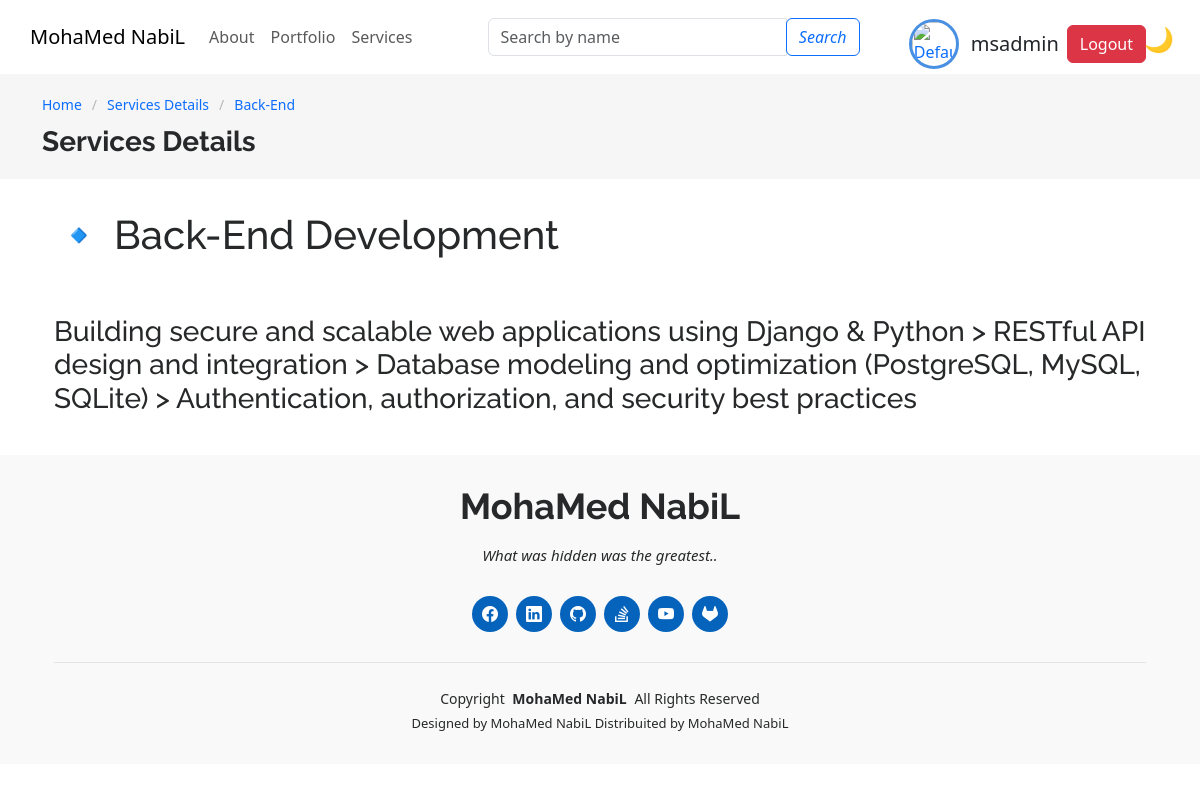
The app's page /ar/services/Back-End/ (signed in) with its own data.
### hero/models.py (models this page shows, shortened)
class Hero(models.Model):
    title = models.CharField(max_length=255, blank=True, null=True)
    title_ar = models.CharField(max_length=255, blank=True, null=True)
    content = models.TextField(max_length=255, blank=True, null=True)
    content_ar = models.TextField(max_length=255, blank=True, null=True)
    image_hero = models.ImageField(upload_to='media/hero/', blank=True, null=True)
    created_at = models.DateTimeField(auto_now_add=True)
    updated_at = models.DateTimeField(auto_now=True)
    site_name = models.CharField(max_length=100, default="MySite")
    site_name_ar = models.CharField(max_length=100, default="موقعي")
    class Meta:
        verbose_name = 'Hero'
        verbose_name_plural = 'Heroes'

### services/models.py (models this page shows, shortened)
class Services_list(models.Model):
    services_icon = models.CharField(max_length=100)
    services_title = models.CharField(max_length=100)
    services_description = models.TextField()
    slug = models.SlugField(unique=True, blank=True, null=True)
    created_at = models.DateTimeField(auto_now_add=True)
    updated_at = models.DateTimeField(auto_now=True)

### contact/models.py (models this page shows, shortened)
class social_media_icons(models.Model):
    icon_name = models.CharField(max_length=255, blank=True, null=True)
    link = models.URLField(max_length=255, blank=True, null=True)
    created_at = models.DateTimeField(auto_now_add=True)
    updated_at = models.DateTimeField(auto_now=True)
    class Meta:
        verbose_name = ("social media icons")
        verbose_name_plural = ("social media icons")

### services/views.py (the view)
# urls.py: path('<slug:slug>/', views.services_details, name='services_details'),
def services_details(request, slug):
    my_social_media_icons = social_media_icons.objects.all()
    heroes = Hero.objects.all()
    profile = Profile.objects.all()
    if request.user.is_authenticated:
        try:
            profile = Profile.objects.get(user=request.user)
        except Profile.DoesNotExist:
            profile = None
    my_Services_list = Services_list.objects.all()
    my_Services_main = Services_main.objects.all()
    services_details = get_object_or_404(Services_list, slug=slug)
    return render(request, 'services/services_details.html', {
        'services_details': services_details, 'heroes': heroes, 'profile': profile, 'my_Services_list': my_Services_list, 'my_Services_main': my_Services_main,
        'my_social_media_icons': my_social_media_icons
        })

### services/templates/services/services_details.html (shortened to what this page needs)
{% load static %}
{% load i18n %}
{% block content %}
<head>
    <link rel="stylesheet" href="{% static 'css/style.css' %}">
    <link href="{% static 'css/main.css' %}" rel="stylesheet">
    <link href="{% static 'assets/vendor/bootstrap/css/bootstrap.min.css' %}" rel="stylesheet">
    <link href="{% static 'assets/vendor/bootstrap-icons/bootstrap-icons.css' %}" rel="stylesheet">
    <link href="{% static 'assets/vendor/aos/aos.css' %}" rel="stylesheet">
    <link href="{% static 'assets/vendor/glightbox/css/glightbox.min.css' %}" rel="stylesheet">
    <link href="{% static 'assets/vendor/swiper/swiper-bundle.min.css' %}" rel="stylesheet">
</head>
{% include "parts/navbar.html" %}
{% include "services/header.html" %}
<section class="container navbar">
    {% if services_details.services_title %}
    <div class="row">
        <div class="col">
            <div class="p-4">
            <h1>{{ services_details.services_title }} </h1>
            </div>
        </div>
    </div>
    <div class="row">
        <div class="col">
            <div class="p-4">
                <h3>{{ services_details.services_description }} </h3>
            </div>
        </div>
    </div>
    {% endif %}
</section>
{% include "parts/footer.html" %}
{% endblock %}

### templates/parts/navbar.html (shortened to what this page needs)
{% load static %}
<head>
    <link rel="stylesheet" href
    "{% static "css/navbar.css" %}">
    <link href="{% static 'assets/vendor/bootstrap/css/bootstrap.min.css' %}" rel="stylesheet"/>
    <link href="{% static 'assets/vendor/bootstrap-icons/bootstrap-icons.css' %}" rel="stylesheet"/>
    <link href="{% static 'assets/vendor/aos/aos.css' %}" rel="stylesheet"/>
    <link href="{% static 'assets/vendor/glightbox/css/glightbox.min.css' %}" rel="stylesheet"/>
    <link href="{% static 'assets/vendor/swiper/swiper-bundle.min.css' %}" rel="stylesheet"/>
</head>
<body>
<nav class="container navbar navbar-expand-lg ">
    <div class="row w-100 ">
        <div class="collapse navbar-collapse" id="navbarSupportedContent">
                {% if heroes %}
                    {% for hero in heroes %}
                        <a class="navbar-brand" href="{% url 'index' %}">{{ hero.site_name }}</a>
                    {% endfor %}
                {% else %}
                    <a class="navbar-brand" href="{% url 'index' %}">My Website</a>
                {% endif %}
            <ul class="navbar-nav col">
                <li class="nav-item">
                    <a class="nav-link" href="{% url 'about_details' %}">About</a>
                </li>
                <li class="nav-item">
                    <a class="nav-link" href="{% url 'home_portfolio' %}">Portfolio</a>
                </li>
                <li class="nav-item">
                    <a class="nav-link" href="{% url 'Services_list_view' %}">Services</a>
                </li>
            </ul>
                        <form method="get" action="" class="form-inline col-4 d-flex justify-content-center my-2 my-lg-0">
                            <div class="input-group">
                                <input type="text" name="search" class="form-control"
                                       placeholder="Search by name" value="{{ request.GET.search }}">
                                <div class="input-group-append">
                                    <button class="btn btn-outline-primary" type="submit">
                                        <i class="fa fa-search">Search</i>
                                    </button>
                                </div>
                            </div>
                        </form>
            <div class="col h-75 d-flex flex-wrap d-flex justify-content-end">
                <div class="row">
            {% if user.is_authenticated %}
                <div class="col-sm align-items-center d-flex justify-content-between">
                    <div class="col-sm{% if not profile.profile_picture %} align-center p-1{% endif %}">
                        <a href="{% url 'accounts:profile' %}">
                            {% if profile.profile_picture %}
                                <img src="{{ profile.profile_picture.url }}" alt="Profile Image" class="profile-imgs">
                            {% else %}
                                <img src="{% static 'default_profile.jpg' %}" alt="Default Profile Image" class="profile-imgs">
                            {% endif %}
                        </a>
                    </div>
                    <div class="col-sm px-2 fs-2 align-items-center">
                        <p class="m-0 fs-5">{{ user.username }}</p>
                    </div>
                    <div class="col-sm align-items-center m-0">
                        <form class="m-0" method="post" action="{% url 'logout' %}">
                            <button type="submit" class="btn btn-danger">Logout</button>
                        </form>
                    </div>
                </div>
            {% endif %}
                    </div>
                </div>
            </div>
        </div>
</nav>
<button id="darkModeToggle"class="dark-mode-btn">
🌙
</button>
</body>

### services/templates/services/header.html (shortened to what this page needs)
{% load static %}
{% load i18n %}
{% block content %}
<head>
    <link rel="stylesheet" href="{% static 'css/style.css' %}">
    <link href="{% static 'css/main.css' %}" rel="stylesheet">
    <link href="{% static 'assets/vendor/bootstrap/css/bootstrap.min.css' %}" rel="stylesheet">
    <link href="{% static 'assets/vendor/bootstrap-icons/bootstrap-icons.css' %}" rel="stylesheet">
    <link href="{% static 'assets/vendor/aos/aos.css' %}" rel="stylesheet">
    <link href="{% static 'assets/vendor/glightbox/css/glightbox.min.css' %}" rel="stylesheet">
    <link href="{% static 'assets/vendor/swiper/swiper-bundle.min.css' %}" rel="stylesheet">
</head>
    <div class="page-title">
      <div class="container">
        <nav class="breadcrumbs">
          <ol>
            <li><a class="text-decoration-none" href="{% url 'index' %}">Home</a></li>
            <li class="current"><a class="text-decoration-none" href="{% url 'Services_list_view' %}">Services Details</a></li>
           <li class="current"><a class="text-decoration-none">{{ services_details.slug }}</a></li>
          </ol>
        </nav>
        <h1>Services Details</h1>
      </div>
    </div>
{% endblock %}

### templates/parts/footer.html
{% load static %}
  <footer id="footer" class="footer position-relative light-background">
    <div class="container">
        {% if heroes %}
            {% for hero in heroes %}
                <h3 href="{% url 'index' %}" class="sitename">{{ hero.site_name }}</h3>
            {% endfor %}
        {% else %}
            <a class="navbar-brand" href="{% url 'index' %}">My Website</a>
        {% endif %}
      <p>What was hidden was the greatest..</p>
      <div class="social-links d-flex justify-content-center">
        {% for social_media_icons in my_social_media_icons %}
        <a href="{{ social_media_icons.link }}"><i class="{{ social_media_icons.icon_name }}"></i></a>
        {% endfor %}
      </div>
      <div class="container">
        <div class="copyright">
          <span>Copyright</span> <strong class="px-1 sitename">
                  {% if heroes %}
                    {% for hero in heroes %}
                        <a class="navbar-brand" href="{% url 'index' %}">{{ hero.site_name }}</a>
                    {% endfor %}
                {% else %}
                    <a class="navbar-brand" href="{% url 'index' %}">My Website</a>
                {% endif %}
          </strong> <span>All Rights Reserved</span>
        </div>
        <div class="credits">
          Designed by <a href="https://mohamednabilpro.netlify.app/">
                {% if heroes %}
                    {% for hero in heroes %}
                        <a class="navbar-brand" href="{% url 'index' %}">{{ hero.site_name }}</a>
                    {% endfor %}
                {% else %}
                    <a class="navbar-brand" href="{% url 'index' %}">My Website</a>
                {% endif %}
                  </a> Distribuited by <a href="https://mohamednabilpro.netlify.app/">
                    {% if heroes %}
                    {% for hero in heroes %}
                        <a class="navbar-brand" href="{% url 'index' %}">{{ hero.site_name }}</a>
                    {% endfor %}
                {% else %}
                    <a class="navbar-brand" href="{% url 'index' %}">My Website</a>
                {% endif %}
          </a>
        </div>
      </div>
    </div>
  </footer>

### static/css/style.css (style rules this page uses)
html, body { height: 100%; margin: 0; padding: 0; }
body { min-height: 100vh; display: flex; flex-direction: column; }

### static/css/main.css (style rules this page uses)
.light-background { --background-color: #f9f9f9; --surface-color: #ffffff; }
body { color: var(--default-color); background-color: var(--background-color); font-family: var(--default-font); }
a { color: var(--accent-color); text-decoration: none; transition: 0.3s; }
h1, h2, h3, h4, h5, h6 { color: var(--heading-color); font-family: var(--heading-font); }
.footer { color: var(--default-color); background-color: var(--background-color); font-size: 14px; text-align: center; padding: 30px 0; position: relative; }
.footer h3 { font-size: 36px; font-weight: 700; position: relative; padding: 0; margin: 0 0 15px 0; }
.footer p { font-size: 15; font-style: italic; padding: 0; margin: 0 0 30px 0; }
.footer .social-links { margin: 0 0 30px 0; }
.footer .social-links a { font-size: 16px; display: flex; align-items: center; justify-content: center; background: var(--accent-color); color: var(--contrast-color); line-height: 1; margin: 0 4px; border-radius: 50%; text-align: center; width: 36px; height: 36px; transition: 0.3s; }
.footer .copyright { padding-top: 25px; border-top: 1px solid color-mix(in srgb, var(--default-color), transparent 90%); }
.footer .credits { font-size: 13px; padding-top: 5px; }
.page-title { --background-color: color-mix(in srgb, var(--default-color), transparent 96%); color: var(--default-color); background-color: var(--background-color); padding: 20px 0; position: relative; }
.page-title h1 { font-size: 28px; font-weight: 700; margin: 0; }
.page-title .breadcrumbs ol { display: flex; flex-wrap: wrap; list-style: none; padding: 0 0 10px 0; margin: 0; font-size: 14px; font-weight: 400; }
.page-title .breadcrumbs ol li+li { padding-left: 10px; }
.page-title .breadcrumbs ol li+li::before { content: "/"; display: inline-block; padding-right: 10px; color: color-mix(in srgb, var(--default-color), transparent 70%); }
section, .section { color: var(--default-color); background-color: var(--background-color); padding: 60px 0; overflow: clip; }

### templates/parts/navbar.html (style rules this page uses)
.profile-imgs { width: 50px; height: 50px; border-radius: 50%; object-fit: cover; border: 3px solid #4a90e2; }
body { margin-top: 20px; color: #1a202c; text-align: left; background-color: #e2e8f0; }
.dark-mode-btn { position: fixed; top: 20px; right: 20px; background: none; border: none; font-size: 24px; cursor: pointer; transition: transform 0.3s ease; }

### records on screen
Hero: site_name "MohaMed NabiL"
Services_list: slug "Back-End", services_title "🔹 Back-End Development", services_description "Building secure and scalable web applications using Django & Python > RESTful API design and integration > Database modeling and optimization (PostgreSQL, MySQL, SQLite) > Authentication, authorization, and security best practices"

### other values on screen
{{ user.username }} "msadmin"
